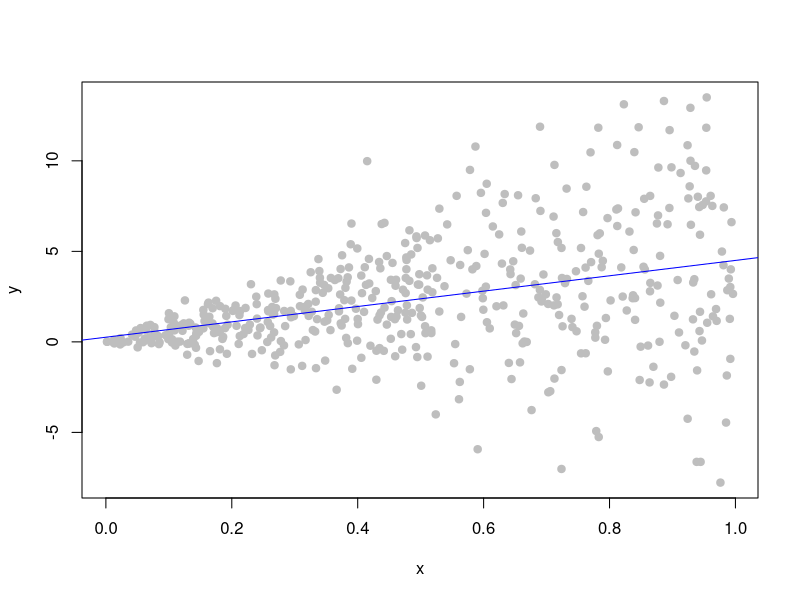

Write R code to recreate this figure.
#' # Heteroskedasticity-Consistent SEs for OLS #
#'
#' We often need to analyze data that fails to satisfy assumptions of the statistical techniques we use.
#' One common violation of assumptions in OLS regression is the assumption of homoskedasticity.
#' This assumption requires that the error term have constant variance across all values of the independent variable(s).
#' When this assumption fails, the standard errors from our OLS regression estimates are inconsistent. But, we can calculate heteroskedasticity-consistent standard errors, relatively easily.
#' Unlike in Stata, where this is simply an option for regular OLS regression, in R, these SEs are not built into the base package, but instead come in an add-on package called **sandwich**, which we need to install and load:
install.packages('sandwich',repos='http://cran.r-project.org')
library(sandwich)
#'
#' To see the **sandwich** package in action, let's generate some heteroskedastic data:
set.seed(1)
x <- runif(500,0,1)
y <- 5*rnorm(500,x,x)
#' A simple plot of `y` against `x` (and the associated regression line) will reveal any heteroskedasticity:
plot(y~x, col='gray', pch=19)
abline(lm(y~x), col='blue')
#' Clearly, the variance of `y` and thus of the error term in an OLS model of `y~x` will increase as `x` increases.
#'
#' Now let's run the OLS model and see the results:
ols <- lm(y~x)
s <- summary(ols)
s
#' It may be particularly helpful to look just as the coefficient matrix from the summary object:
s$coef
#' The second column shows the SEs.
#' These SEs are themselves generated from the variance-covariance matrix for the coefficients, which we can see with:
vcov(ols)
#' The variance estimates for the coefficients are on the diagonal:
diag(vcov(ols))
#' To convert these to SEs, we simply take the squared roote:
sqrt(diag(vcov(ols)))
#'
#' Now that we know where the regular SEs are coming from, let's get the heteroskedasticity-consistent SEs for this model from **sandwich**.
#' The SEs come from the `vcovHC` function and the resulting object is the variance-covariance matrix for the coefficients:
vcovHC(ols)
#' This is, again, a variance-covariance matrix for the coefficients. So to get SES, we take the square root of the diagonal, like we did above:
sqrt(diag(vcovHC(ols)))
#' We can then compare the SE estimate from the standard formula to the heteroskedasticity-consistent formula:
sqrt(diag(vcov(ols)))
sqrt(diag(vcovHC(ols)))
#'
#' One annoying thing about not having the heteroskedasticity-consistent formula built-in is that when we call `summary` on `ols`, it prints the default SEs rather than the ones we really want.
#' But, remember, everything in R is an object. So, we can overwrite the default SEs with the heteroskedasticity-consistent SEs quite easily. To do that, let's first look at the structure of our summary object `s`:
str(s)
#' `s` is a list, one element of which is `coefficients` (which we saw above when we first ran our OLS model). The `s$coefficients` object is a matrix, with four columns, the second of which contains the default standard errors. If we replace those standard errors with the heteroskedasticity-robust SEs, when we print `s` in the future, it will show the SEs we actually want. Let's see the effect by comparing the current output of `s` to the output after we replace the SEs:
s
s$coefficients[,2] <- sqrt(diag(vcovHC(ols)))
s
#' The summary output now reflects the correct SEs. But remember, if we call `summary(ols)`, again, we'll see the original SEs. We need to call our `s` object to see the updated version.
#'
